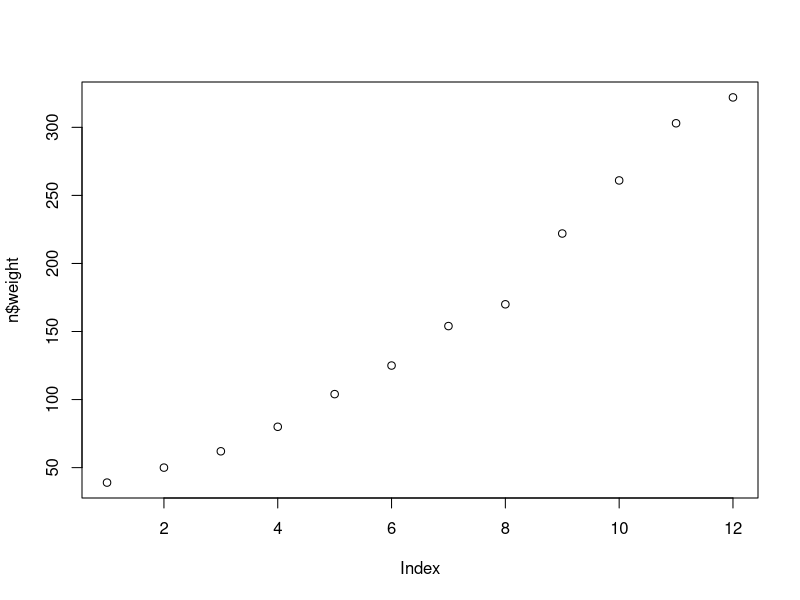
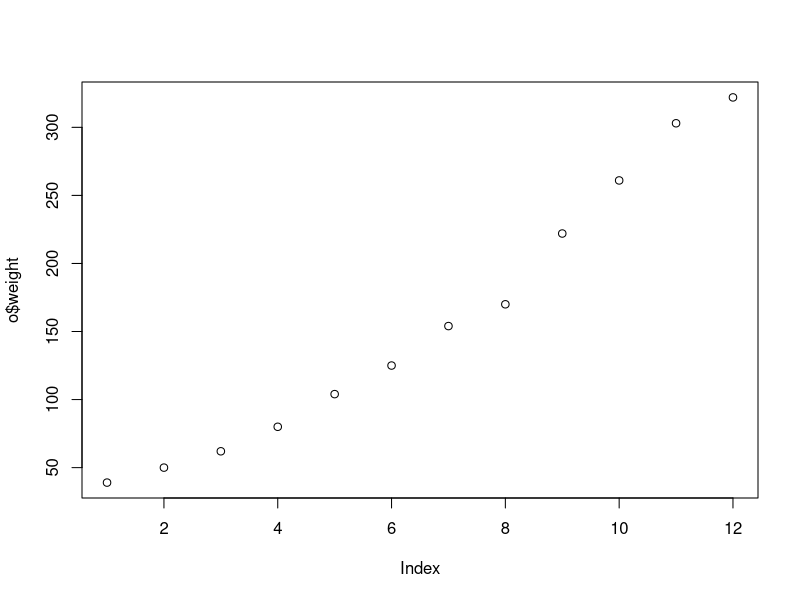
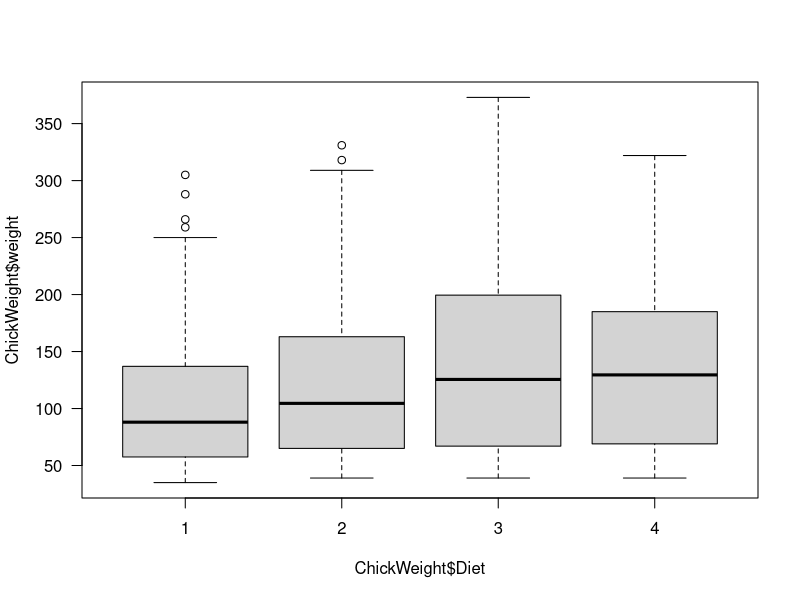

Write R code to recreate these figures, in order.
a=1:10
b=1:10
c=11:20
str(a)
identical(a,b)
identical(a,c)


ChickWeight
c=ChickWeight
ChickWeight[,1]
x=c[,c("weight")]
y=ChickWeight$weight
identical(x,y)

x=ChickWeight[,c(4,1)]
identical(x,y)
y=ChickWeight[,c(1,3)]

n=ChickWeight[c(1,3,5,7,9),]
nrow(c)
n=ChickWeight[ChickWeight$Chick == 48,]
plot(n$weight)
o=subset(ChickWeight,Chick==48)
identical(n,o)
plot(o$weight)

boxplot(ChickWeight$weight ~ ChickWeight$Diet, las=1)
